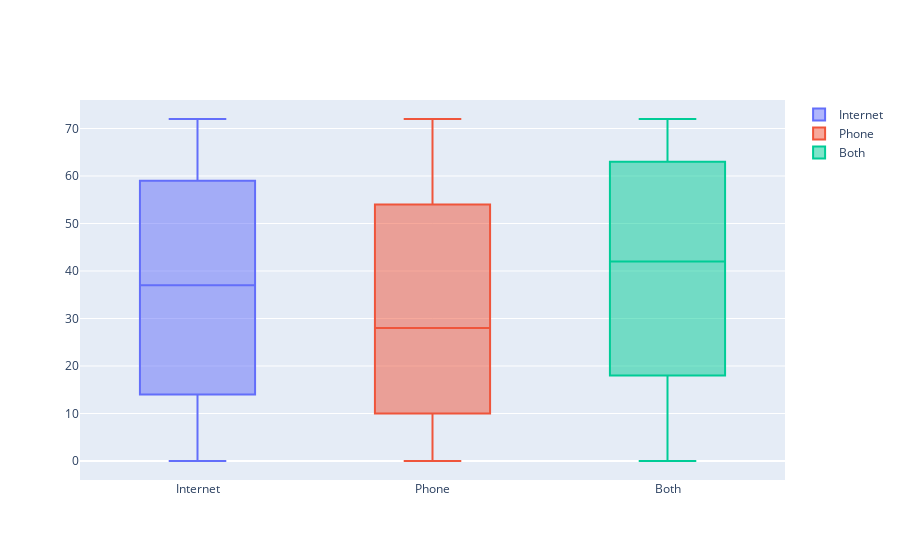

The notebook cell saved with this chart:
### Code cell
fig = go.Figure()
fig.add_trace(
    go.Box(y = churned_users['tenure'][churned_users['InternetPhoneService'] == "Internet Only"], name = "Internet")
    )
fig.add_trace(
    go.Box(y = churned_users['tenure'][churned_users['InternetPhoneService'] == "Phone Only"], name = "Phone")
    )
fig.add_trace(
    go.Box(y = churned_users['tenure'][churned_users['InternetPhoneService'] == "Internet & Phone"], name = "Both")
    )

### Figure 1 — Plotly figure (JSON) as saved in the notebook; plotly's stock layout.template omitted (floating-point values rounded to 4 significant figures; data arrays with more than 128 entries replaced by an {"elided": "..."} marker saying what was removed)
{"data": [{"name": "Internet", "type": "box", "y": {"elided": "512 int values"}}, {"name": "Phone", "type": "box", "y": {"elided": "1413 int values"}}, {"name": "Both", "type": "box", "y": {"elided": "3249 int values"}}], "layout": {}}
